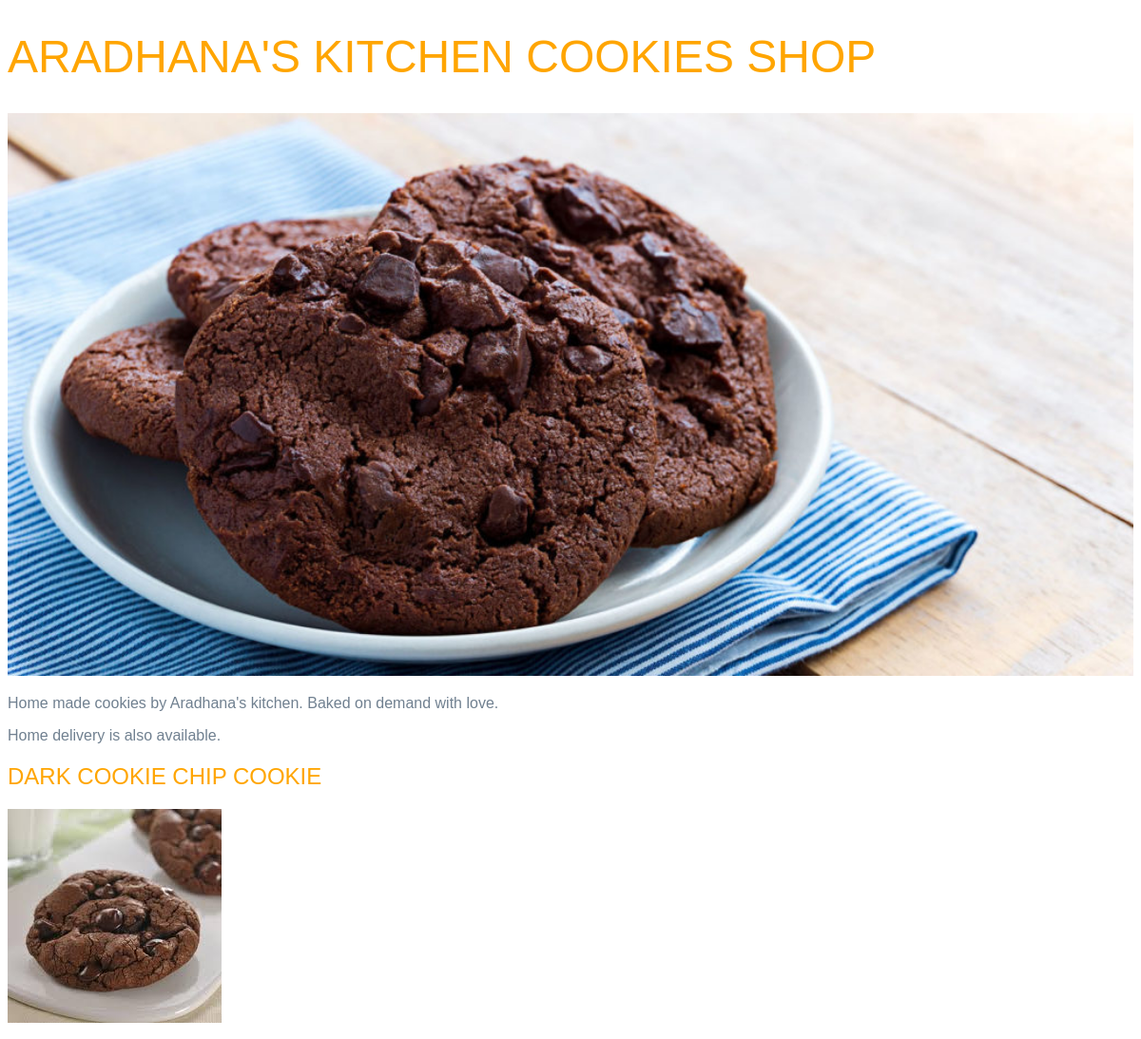
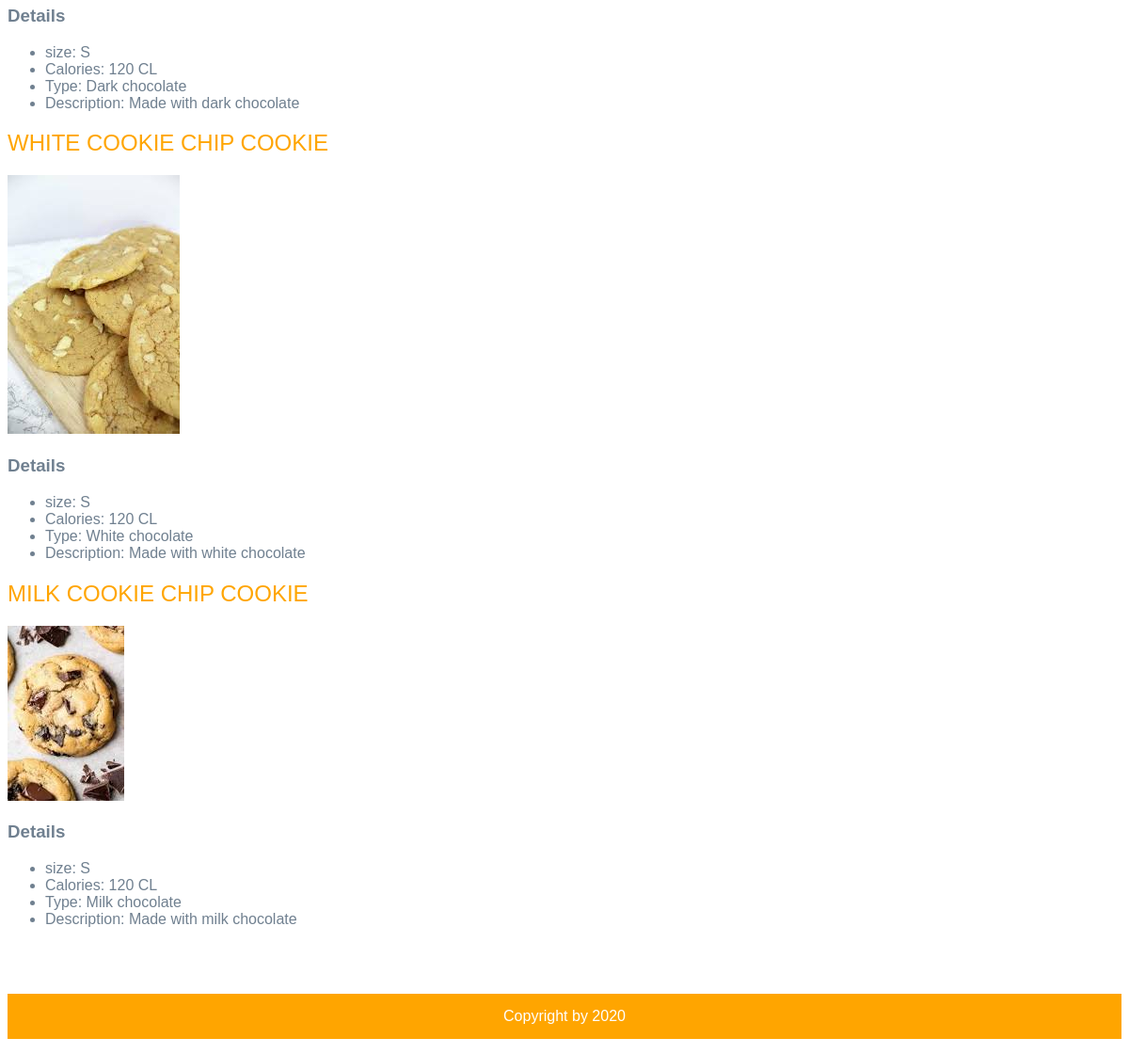
The page / on the database its author committed (2 pictures, top to bottom).
### cookies/models.py (models this page shows)
class Cookie(models.Model):
    SIZE_OPTIONS = [('S','Small'), ('L','Large')]
    name = models.CharField(max_length=100)
    calories = models.IntegerField(null=True)
    type = models.CharField(max_length=30)
    size = models.CharField(max_length=1, choices=SIZE_OPTIONS, blank=True)
    description = models.TextField(blank=True)
    imagepath = models.CharField(max_length=200)

### cookies/views.py (the view)
# urls.py: 2. Add a URL to urlpatterns:  path('', views.home, name='home')
def home(request):
    cookies = Cookie.objects.all()
    return render(request, 'home.html', {
        'cookies': cookies,
    })

### cookies/templates/home.html
{% extends "base.html" %}
{% block content %}
{% load static %}
<div>
    {% for cookie in cookies %}
        <section>
            <h2>{{ cookie.name|capfirst }}</h2>
            <img class="product" src="{% static cookie.imagepath %}" alt="Cookies photo">
            <h3>Details</h3>
            <ul>
                <li>size: {{ cookie.size|capfirst }}</li>
                <li>Calories: {{ cookie.calories|capfirst }} CL</li>
                <li>Type: {{ cookie.type|capfirst }}</li>
                <li>Description: {{ cookie.description|capfirst }}</li>
            </ul>
        </section>
    {% endfor %}
</div>
{% endblock %}

### cookies/templates/base.html (shortened to what this page needs)
{% load static %}
<!DOCTYPE html>
<html>
  <head>
    <link href="{% static 'css/index.css' %}" rel="stylesheet" type="text/css" />
  </head>
	<body>
		<header>
			<h1>Aradhana's Kitchen Cookies shop</h1>
			<img class="main" src="{% static 'images/cookies-stock-main.jpg' %}" alt="A man drinking tea">
			<p>Home made cookies by Aradhana's kitchen. Baked on demand with love.
            </p>
			<p>Home delivery is also available.
            </p>
		</header>
        {% block content %}
        {% endblock %}
		<footer>
			<p>Copyright by 2020</p>
		</footer>
	</body>
</html>

### static/css/index.css (style rules this page uses)
body { font-family: Arial; color: slategray; }
h1 { font-size: 300%; }
h1, h2 { color: orange; text-transform: uppercase; font-weight: 100; }
.main { width: 100%; }
footer { margin-top: 70px; background-color: orange; color: white; }
footer p { text-align: center; padding-top: 15px; padding-bottom: 15px; }

### rows shown on the page
Cookie: name "DARK COOKIE CHIP COOKIE", imagepath (picture), size "S", calories "120", type "Dark chocolate", description "Made with dark chocolate"
Cookie: name "WHITE COOKIE CHIP COOKIE", imagepath (picture), size "S", calories "120", type "White chocolate", description "Made with white chocolate"
Cookie: name "MILK COOKIE CHIP COOKIE", imagepath (picture), size "S", calories "120", type "Milk chocolate", description "Made with milk chocolate"
